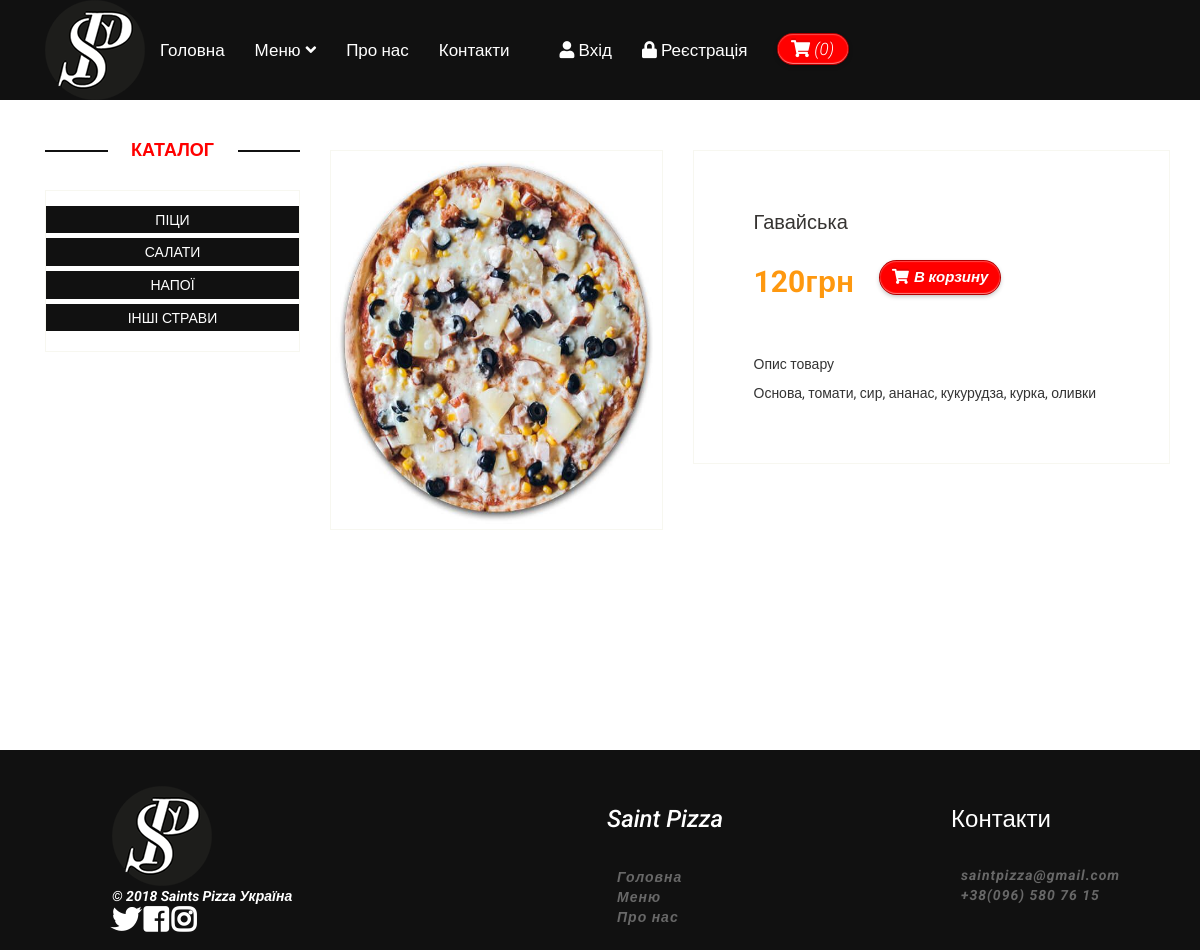
The app's page /product/4 with its own data.
### tables this page shows
CREATE TABLE `product` (
  `id` int(11) NOT NULL,
  `name` varchar(255) NOT NULL,
  `category_id` int(11) NOT NULL,
  `price` float NOT NULL,
  `availability` int(11) NOT NULL,
  `description` text NOT NULL,
  `is_new` int(11) NOT NULL DEFAULT '0',
  `is_recommended` int(11) NOT NULL DEFAULT '0',
  `status` int(11) NOT NULL DEFAULT '1'
);

CREATE TABLE `category` (
  `id` int(11) NOT NULL,
  `name` varchar(255) NOT NULL,
  `sort_order` int(11) NOT NULL DEFAULT '0',
  `status` int(11) NOT NULL DEFAULT '1'
);

### config/routes.php (called while the page is built)
<?php
return array(
    'product/([0-9]+)' => 'product/view/$1',
    'catalog' => 'catalog/index',
    'category/([0-9]+)/page-([0-9]+)' => 'catalog/category/$1/$2',
    'category/([0-9]+)' => 'catalog/category/$1',
    'cart/checkout' => 'cart/checkout',
    'cart/delete/([0-9]+)' => 'cart/delete/$1',
    'cart/add/([0-9]+)' => 'cart/add/$1',
    'cart/addAjax/([0-9]+)' => 'cart/addAjax/$1',
    'cart' => 'cart/index',
    'user/register' => 'user/register',
    'user/login' => 'user/login',
    'user/logout' => 'user/logout',
    'cabinet/edit' => 'cabinet/edit',
    'cabinet' => 'cabinet/index',
    'admin/product/create' => 'adminProduct/create',
    'admin/product/update/([0-9]+)' => 'adminProduct/update/$1',
    'admin/product/delete/([0-9]+)' => 'adminProduct/delete/$1',
    'admin/product' => 'adminProduct/index',
    'admin/category/create' => 'adminCategory/create',
    'admin/category/update/([0-9]+)' => 'adminCategory/update/$1',
    'admin/category/delete/([0-9]+)' => 'adminCategory/delete/$1',
    'admin/category' => 'adminCategory/index',
    'admin/order/update/([0-9]+)' => 'adminOrder/update/$1',
    'admin/order/delete/([0-9]+)' => 'adminOrder/delete/$1',
    'admin/order/view/([0-9]+)' => 'adminOrder/view/$1',
    'admin/order' => 'adminOrder/index',
    'admin' => 'admin/index',
    'contacts' => 'site/contact',
    'about' => 'site/about',
    'index.php' => 'site/index',
    '^/*$' => 'site/index',
);

### controllers/ProductController.php (called while the page is built)
<?php
class ProductController
{
    public function actionView($productId)
    {
        $categories = Category::getCategoriesList();
        $product = Product::getProductById($productId);
        require_once(ROOT . '/views/product/view.php');
        return true;
    }
}

### index.php (called while the page is built, shortened)
<?php
require_once(ROOT.'/components/Autoload.php');
$router = new Router();
$router->run();

### components/Autoload.php (called while the page is built, shortened)
<?php
function autoloadfunctionci($class_name)
{
    $array_paths = array(
        '/models/',
        '/components/',
        '/controllers/',
    );
    foreach ($array_paths as $path) {
        $path = ROOT . $path . $class_name . '.php';
    }
}

### models/User.php (called while the page is built, shortened)
<?php
class User
{
    public static function isGuest()
    {
        return true;
    }
}

### components/Cart.php (called while the page is built, shortened)
<?php
class Cart
{
    public static function countItems()
    {
        if (isset($_SESSION['products'])) {
            $count = 0;
            foreach ($_SESSION['products'] as $id => $quantity) {
                $count = $count + $quantity;
            }
            return $count;
        } else {
            return 0;
        }
    }
}

### models/Category.php (called while the page is built, shortened)
<?php
class Category
{
    public static function getCategoriesList()
    {
        $db = Db::getConnection();
        $result = $db->query('SELECT id, name FROM category WHERE status = "1" ORDER BY sort_order, name ASC');
        $i = 0;
        $categoryList = array();
        while ($row = $result->fetch()) {
            $categoryList[$i]['id'] = $row['id'];
            $categoryList[$i]['name'] = $row['name'];
            $i++;
        }
        return $categoryList;
    }
}

### models/Product.php (called while the page is built, shortened)
<?php
class Product
{
    public static function getProductById($id)
    {
        $db = Db::getConnection();
        $sql = 'SELECT * FROM product WHERE id = :id';
        $result = $db->prepare($sql);
        $result->bindParam(':id', $id, PDO::PARAM_INT);
        $result->setFetchMode(PDO::FETCH_ASSOC);
        $result->execute();
        return $result->fetch();
    }
    public static function getImage($id)
    {
        $noImage = 'no-image.jpg';
        $path = '/upload/images/products/';
        $pathToProductImage = $path . $id . '.jpg';
        if (file_exists($_SERVER['DOCUMENT_ROOT'].$pathToProductImage)) {
            return $pathToProductImage;
        }
        return $path . $noImage;
    }
}

### views/product/view.php (the view, shortened to what this page needs)
<?php include ROOT . '/views/layouts/header.php'; ?>
<br>
<br>
<section>
    <div class="container">
        <div class="row">
            <div class="col-sm-3">
                <div class="left-sidebar">
                    <h2>Каталог</h2>
                    <div class="panel-group category-products">
                        <?php foreach ($categories as $categoryItem): ?>
                            <div class="panel panel-default">
                                <div class="panel-heading">
                                    <h4 class="panel-title">
                                        <a href="/category/<?php echo $categoryItem['id']; ?>">
                                            <?php echo $categoryItem['name']; ?>
                                        </a>
                                    </h4>
                                </div>
                            </div>
                        <?php endforeach; ?>
                    </div>
                </div>
            </div>
            <div class="col-sm-9 padding-right">
                <div class="product-details">
                    <div class="row">
                        <div class="col-sm-5">
                            <div class="view-product">
                                <img src="<?php echo Product::getImage($product['id']); ?>" alt="" />
                            </div>
                        </div>
                        <div class="col-sm-7">
                            <div class="product-information">
                                <h2><?php echo $product['name']; ?></h2>
                                <span>
                                    <span><?php echo $product['price']; ?>грн</span>
                                    <a href="#" data-id="<?php echo $product['id']; ?>"
                                       class="btn btn-default add-to-cart">
                                        <i class="fa fa-shopping-cart"></i>В корзину
                                    </a>
                                </span>
                                <div class="row">
                                <div class="col-sm-12">
                                    <br/>
                                    <h5>Опис товару</h5>
                                    <?php echo $product['description']; ?>
                                </div>
                            </div>
                            </div>
                        </div>
                    </div>
                </div>
            </div>
        </div>
    </div>
</section>
<?php include ROOT . '/views/layouts/footer.php'; ?>

### components/Router.php (shortened to what this page needs)
<?php
class Router
{
    private $routes;
    public function __construct()
    {
        $routesPath = ROOT . '/config/routes.php';
        $this->routes = include($routesPath);
    }
    private function getURI()
    {
        if (!empty($_SERVER['REQUEST_URI'])) {
            return trim($_SERVER['REQUEST_URI'], '/');
        }
    }
    public function run()
    {
        $uri = $this->getURI();
        foreach ($this->routes as $uriPattern => $path) {
            if (preg_match("~$uriPattern~", $uri)) {
                $internalRoute = preg_replace("~$uriPattern~", $path, $uri);
                $segments = explode('/', $internalRoute);
                $controllerName = array_shift($segments) . 'Controller';
                $actionName = 'action' . ucfirst(array_shift($segments));
                $parameters = $segments;
                $controllerObject = new $controllerName;
                $result = call_user_func_array(array($controllerObject, $actionName), $parameters);
                if ($result != null) {
                    break;
                }
            }
        }
    }
}

### views/layouts/header.php (shortened to what this page needs)
<!DOCTYPE html>
<html lang="en">
    <head>
        <link rel="stylesheet" href="https://stackpath.bootstrapcdn.com/bootstrap/4.1.3/css/bootstrap.min.css">
        <link href="/template/css/main.css" rel="stylesheet">
        <link href="/template/css/bootstrap.min.css" rel="stylesheet">
        <link href="/template/css/font-awesome.min.css" rel="stylesheet">
        <link rel="stylesheet" href="https://use.fontawesome.com/releases/v5.3.1/css/all.css">
        <link href="/template/css/prettyPhoto.css" rel="stylesheet">
        <link href="/template/css/price-range.css" rel="stylesheet">
        <link href="/template/css/animate.css" rel="stylesheet">
        <link href="/template/css/responsive.css" rel="stylesheet">
        <link href="/template/css/main.css" rel="stylesheet">
        <link rel="stylesheet" type="text/css" href="/css/main.css">
    </head>
    <body>
        <div class="page-wrapper">
                <div class="header-bottom">
                    <div class="container">
                        <div class="row">
                            <div class="col-sm-12">
                                <div class="navbar-header">
                                <div class="mainmenu pull-left">
                                    <ul class="nav navbar-nav collapse navbar-collapse">
                                        <li class="logo"><img src="/template/media/logo.png"></li>
                                        <li><a href="/">Головна</a></li>
                                        <li class="dropdown"><a href="#">Меню<i class="fa fa-angle-down"></i></a>
                                        </li>
                                        <li><a href="/about/">Про нас</a></li>
                                        <li><a href="/contacts/">Контакти</a></li>
                                        <?php if (User::isGuest()): ?>
                                            <li class="login"><a href="/user/login/"><i class="fa fa-user"></i> Вхід</a></li>
                                            <li><a href="/user/register/"><i class="fa fa-lock"></i> Реєстрація</a></li>
                                        <?php else: ?>
                                            <li class="login"><a href="/cabinet/"><i class="fa fa-user"></i> Акаунт</a></li>
                                            <li><a href="/user/logout/"><i class="fa fa-unlock"></i> Вихід</a></li>
                                        <?php endif; ?>
                                        <li><a style="float: right" href="/cart" class="cart">
                                                 <i class="fas fa-shopping-cart"></i>
                                                (<span id="cart-count"><?php echo Cart::countItems(); ?></span>)
                                            </a>
                                        </li>
                                    </ul>
                                </div>
                                </div>
                            </div>
                        </div>
                    </div>
                </div>

### views/layouts/footer.php (shortened to what this page needs)
    <div class="page-buffer"></div>
</div>
<footer id="footer">
    <section class="left-footer-info">
        <ul>
            <li>
                <img src="/template/media/logo.png" title="Saint Pizza" alt="logo-img">
            </li>
            <li>
                © 2018  Saints Pizza Україна
            </li>
            <li>
                <a href="#" title="Twitter" class="media-icons">
                    <i class="fab fa-twitter fa-2x" alt="Twitter-img"></i>
                </a>
                <a href="#" title="Facebook" class="media-icons">
                    <i class="fab fa-facebook-square fa-2x" alt="Facebook-img"></i>
                </a>
                <a href="#" title="Instagram" class="media-icons">
                    <i class="fab fa-instagram fa-2x" alt="Instagram-img"></i>
                </a>
            </li>
        </ul>
    </section>
    <section class="right-footer-info">
        <nav class="bottom-menu">
            <h3 class="footer-menu-title">
                Saint Pizza
            </h3>
            <ul>
                <li>
                    <a href="#">
                        Головна
                    </a>
                </li>
                <li>
                    <a href="#">
                        Меню
                    </a>
                </li>
                <li>
                    <a href="#">
                        Про нас
                    </a>
                </li>
            </ul>
        </nav>
        <address class="contacts-menu">
            <h3 class="footer-menu-title">
                Контакти
            </h3>
            <ul>
                <li>
                    saintpizza@gmail.com
                </li>
                <li>
                    +38(096) 580 76 15
                </li>
            </ul>
        </address>
    </section>
</footer>
</body>
</html>

### records on screen
product: name "Гавайська", price "120", description "Основа, томати, сир, ананас, кукурудза, курка, оливки"
category: name "ПІЦИ"
category: name "САЛАТИ"
category: name "НАПОЇ"
category: name "ІНШІ СТРАВИ"
